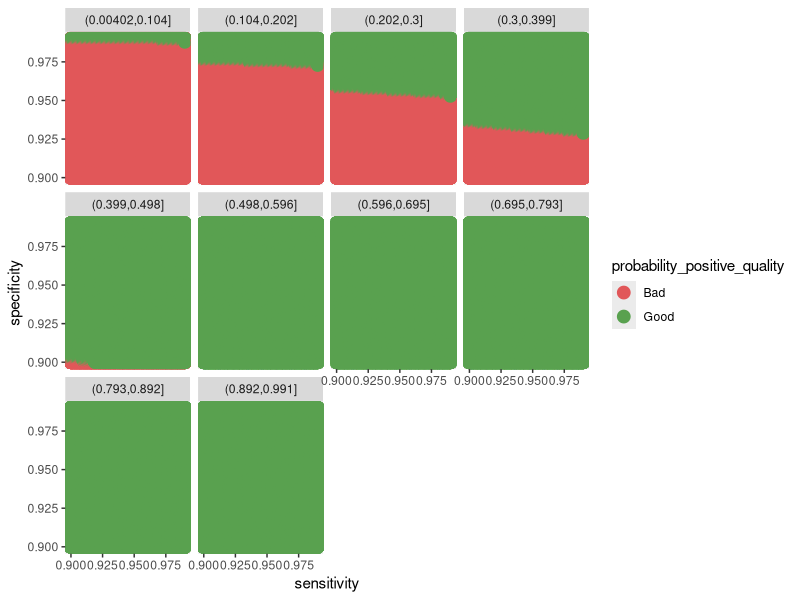
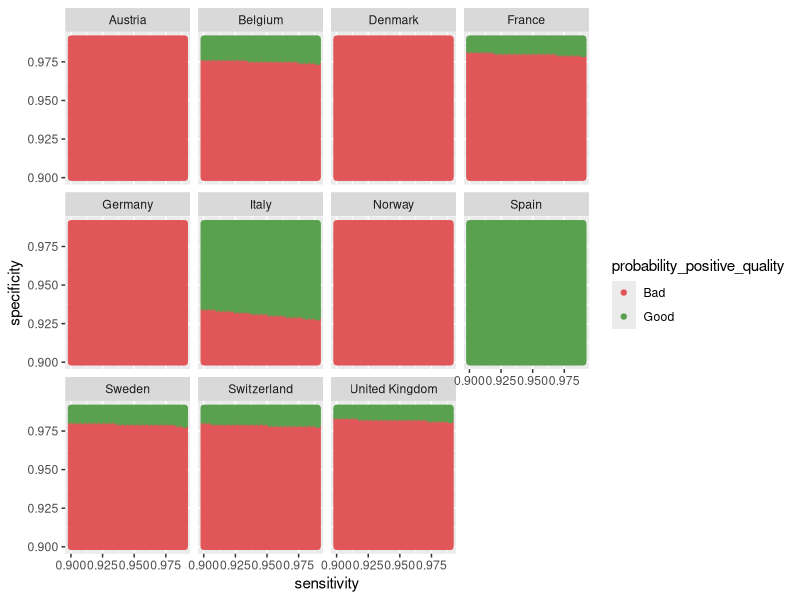

The R script that drew these images, in order:
## ---- chunk 1
knitr::opts_chunk$set(echo = F, message = F, warning = F)
## ---- chunk 2
library(tidyverse)
library(ggthemes)
## ---- chunk 3
`p(a|b)` <- function(`p(b|a)`, `p(a)`, `p(b)`) {
  `p(b|a)` * `p(a)` / `p(b)`
}

`p(b)` <- function(`p(a)`, `p(b|a)`, `p(¬a)`, `p(b|¬a)`) {
  `p(a)` * `p(b|a)` + `p(¬a)` *  `p(b|¬a)`
}


calc_prob_of_positive <-
  function(infection_rate, sensitivity, specificity) {
    `p(a|b)`(
      sensitivity,
      infection_rate,
      `p(b)`(
        sensitivity,
        infection_rate,
        1 - specificity,
        1 - infection_rate
      )
    )
  }

calc_prob_of_negative <-
  function(infection_rate, sensitivity, specificity) {
    `p(a|b)`(
      specificity,
      1-infection_rate,
      `p(b)`(
        specificity,
        1-infection_rate,
        1-sensitivity,
        infection_rate
      )
    )
  }


calc_prob_of_positive(0.1, 0.873, .99)
calc_prob_of_negative(0.1, 0.873, .99)

## ---- chunk 4

data <-
  expand_grid(
    infection_rate = seq(0.005, 0.99, .005),
    sensitivity = seq(0.9, 0.99, 0.001),
    specificity = seq(0.9, 0.99, 0.001)
  ) %>%
  mutate(probability_positive = calc_prob_of_positive(infection_rate, sensitivity, specificity))
## ---- chunk 5
data %>% 
  mutate(infection_rate_bin = cut(infection_rate,10), 
         probability_positive_quality=ifelse(probability_positive > 0.9, "Good","Bad")) %>% 
  ggplot(aes(x=sensitivity, y=specificity, color=probability_positive_quality)) +
  geom_point(size=4) +
  scale_color_manual(values = c("Bad" = "#E15759", "Good" = "#59A14F")) +
  facet_wrap(~infection_rate_bin)
## ---- chunk 6
read_csv("countries_infection_rates.csv")
## ---- chunk 7
countries_infection_rates <- expand_grid(
  read_csv("countries_infection_rates.csv") %>% 
  mutate_if(is.numeric, funs((.)/100)),
  sensitivity = seq(0.9, 0.99, 0.001),
  specificity = seq(0.9, 0.99, 0.001)
)  %>% 
  mutate(probability_positive= calc_prob_of_positive(infection_rate, sensitivity, specificity)) %>% 
  mutate(probability_positive_quality=ifelse(probability_positive > 0.6, "Good","Bad"))
  
## ---- chunk 8
countries_infection_rates %>% 
  ggplot(aes(x=sensitivity, y=specificity, color=probability_positive_quality)) +
  geom_point() + 
  scale_color_manual(values = c("Bad" = "#E15759", "Good" = "#59A14F")) +
  facet_wrap(~country)
  
  

